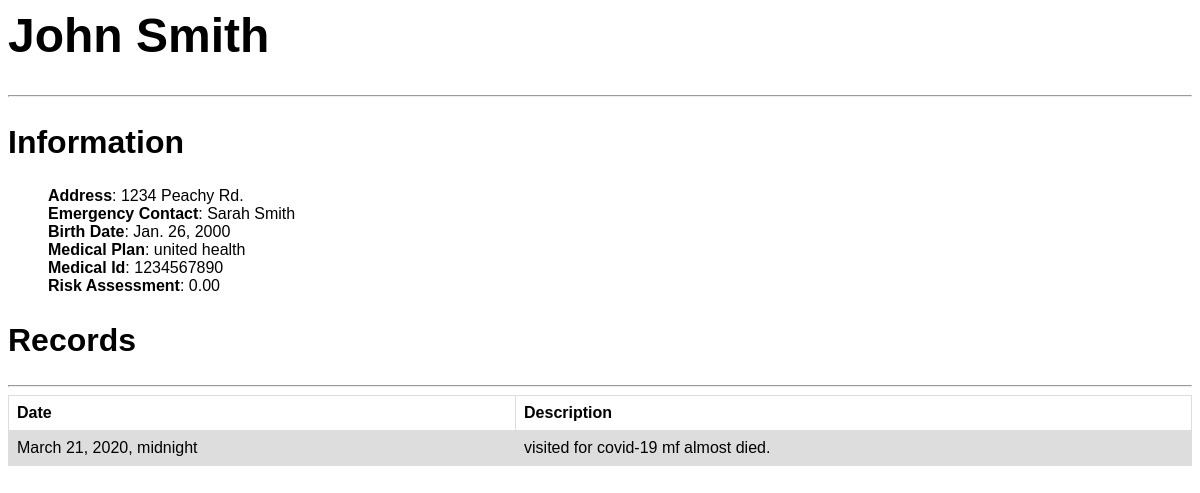
/1/, run on the app's committed database.
### patients/models.py (models this page shows, shortened)
class Patient(models.Model):
    name = models.CharField(max_length=200)
    emergency_contact = models.CharField(max_length=200, blank=True)
    address = models.CharField(max_length=200, blank=True)
    birth_date = models.DateField('birth day')
    phone = models.CharField(max_length=200, blank=True)
    alt_phone = models.CharField(max_length=200, blank=True)
    medical_plan = models.CharField(max_length=200)
    medical_id = models.CharField(max_length=50)
    risk_assessment = models.DecimalField(max_digits=4, decimal_places=2, default = 0.0)

class Record(models.Model):
    date = models.DateTimeField('date visited')
    description = models.CharField(max_length=200)
    patient = models.ForeignKey(Patient, on_delete=models.CASCADE)

### patients/views.py (the view)
# urls.py: path('<int:patient_id>/', views.detail, name='detail'),
def detail(request, patient_id):
    patient = get_object_or_404(Patient, pk=patient_id)
    return render(request, 'patients/detail.html', {'patient': patient})

### patients/templates/patients/detail.html (shortened to what this page needs)
<head>
</head>
<h1>{{ patient.name }}</h1>
<hr>
<h2>Information</h2>
<ul>
	<li><b>Address</b>: {{patient.address}}</li>
	<li><b>Emergency Contact</b>: {{patient.emergency_contact}}</li>
	<li><b>Birth Date</b>: {{patient.birth_date}}</li>
	<li><b>Medical Plan</b>: {{patient.medical_plan}}</li>
	<li><b>Medical Id</b>: {{patient.medical_id}}</li>
	<li><b>Risk Assessment</b>: {{patient.risk_assessment}}</li>
</ul>
<h2>Records</h2>
<hr/>
<table>
	<tr>
		<th>Date</th>
		<th>Description</th>
	</tr>
{% for item in patient.record_set.all %}
	<tr>
		<td>{{item.date}}</td>
		<td>{{item.description}}</td>
	</tr>
{% endfor %}
</table>

### patients/templates/patients/detail.html (style rules this page uses)
table { font-family: arial, sans-serif; border-collapse: collapse; width: 100%; }
td, th { border: 1px solid #dddddd; text-align: left; font-size: 12pt; padding: 8px; }
tr:nth-child(even) { background-color: #dddddd; }
ul { list-style-type: none; }
h1 { font-family: arial, sans-serif; font-size: 36pt; }
h2 { font-family: arial, sans-serif; font-size: 24pt; }
li { font-family: arial, sans-serif; font-size: 12pt; }

### data on the page
Patient: name "John Smith", address "1234 Peachy Rd.", emergency_contact "Sarah Smith", birth_date "Jan. 26, 2000", medical_plan "united health", medical_id "1234567890", risk_assessment "0.00"
Record: date "March 21, 2020, midnight", description "visited for covid-19 mf almost died."
